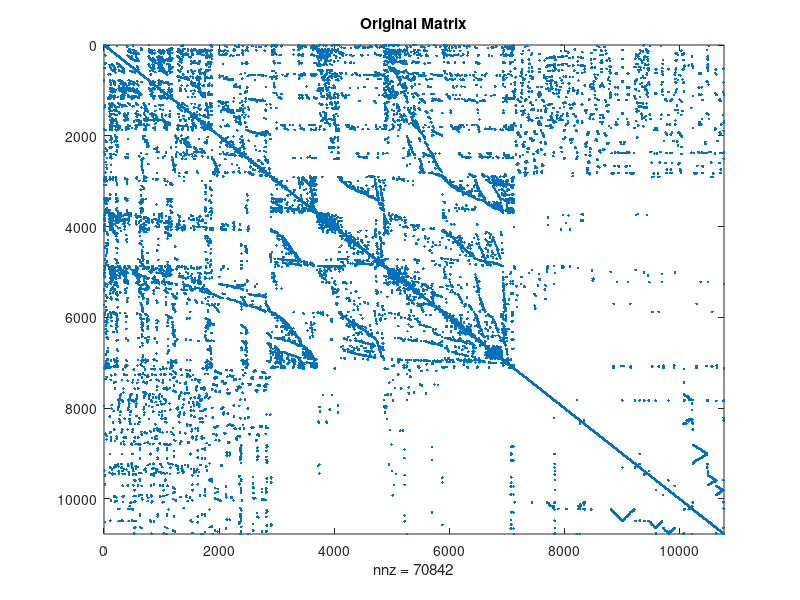
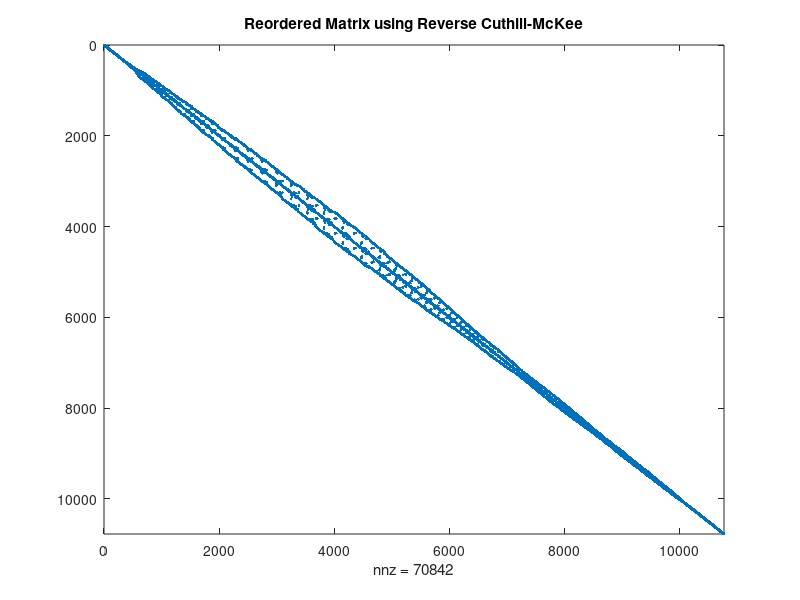
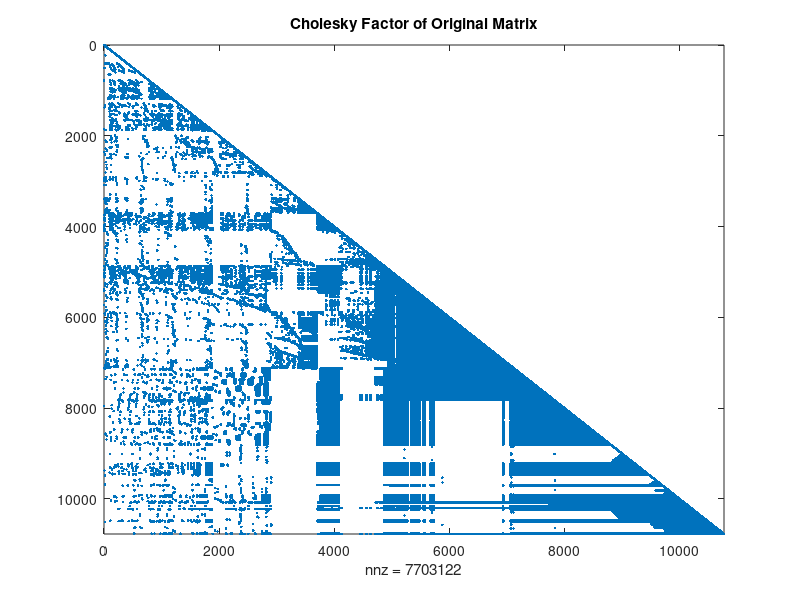
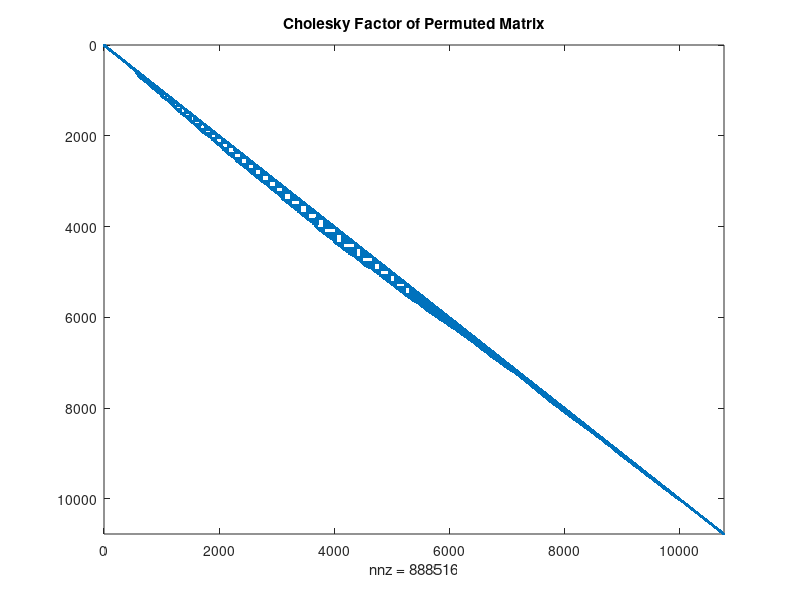

These figures' MATLAB source, in order:
% This script loads a symmetric positive definite matrix, applies the 
% reverse Cuthill–McKee ordering, visualizes the original and permuted
% matrices, computes Cholesky factorizations, and compares the results.

addpath('/Users/polad/NumericalComputing/Project 2');

clear; clc; close all;

load('A_SymPosDef.mat');

figure;
spy(A_SymPosDef);
title('Original Matrix');

p = symrcm(A_SymPosDef);
A_rcm = A_SymPosDef(p, p);

figure;
spy(A_rcm);
title('Reordered Matrix using Reverse Cuthill-McKee');

L = chol(A_SymPosDef, 'lower');
figure;
spy(L);
title('Cholesky Factor of Original Matrix');

L_rcm = chol(A_rcm, 'lower');
figure;
spy(L_rcm);
title('Cholesky Factor of Permuted Matrix');

nnz_original = nnz(L);
nnz_permuted = nnz(L_rcm);

fprintf('Non-zeros in original Cholesky factor: %d\n', nnz_original);
fprintf('Non-zeros in permuted Cholesky factor: %d\n', nnz_permuted);
